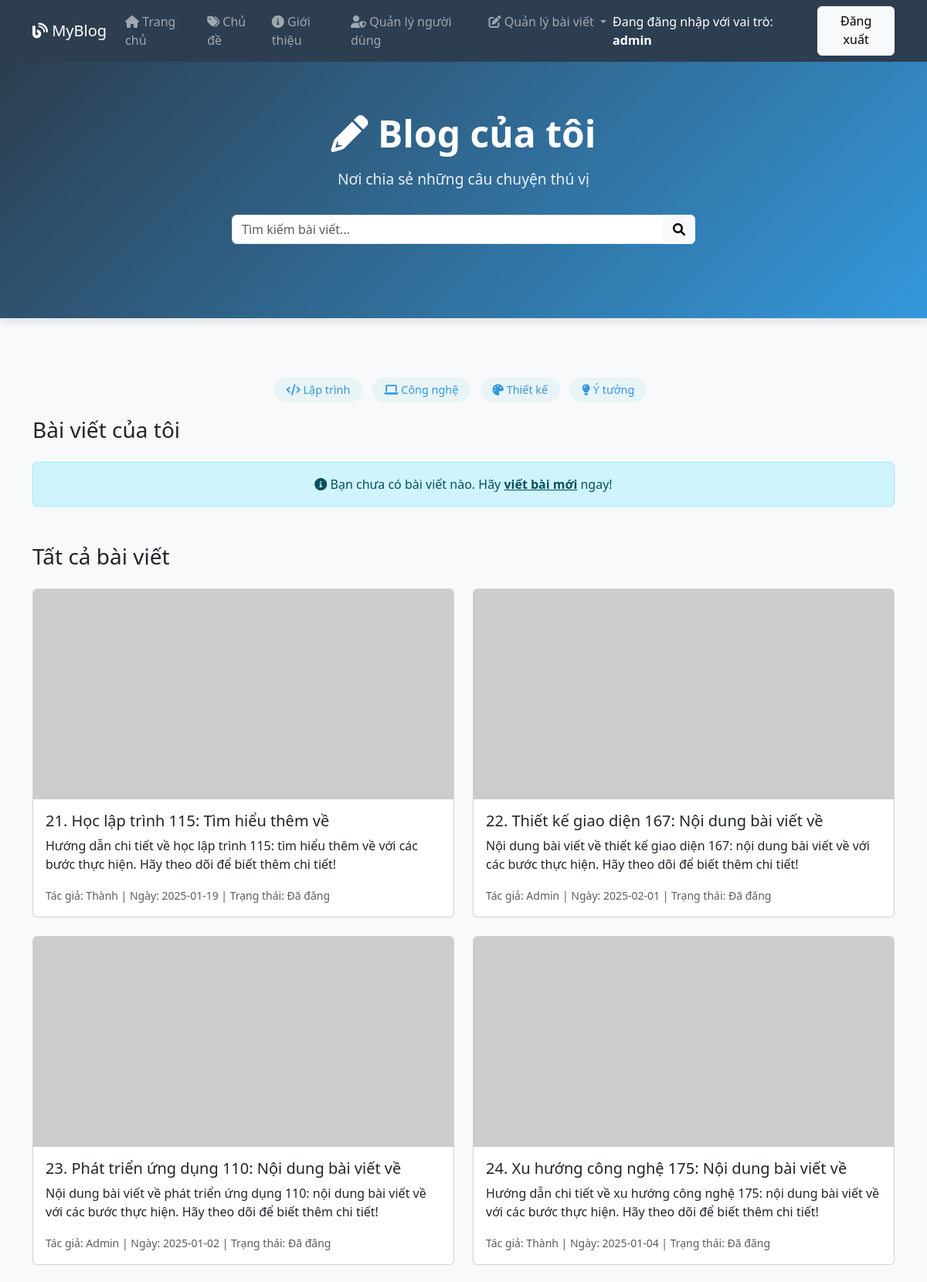
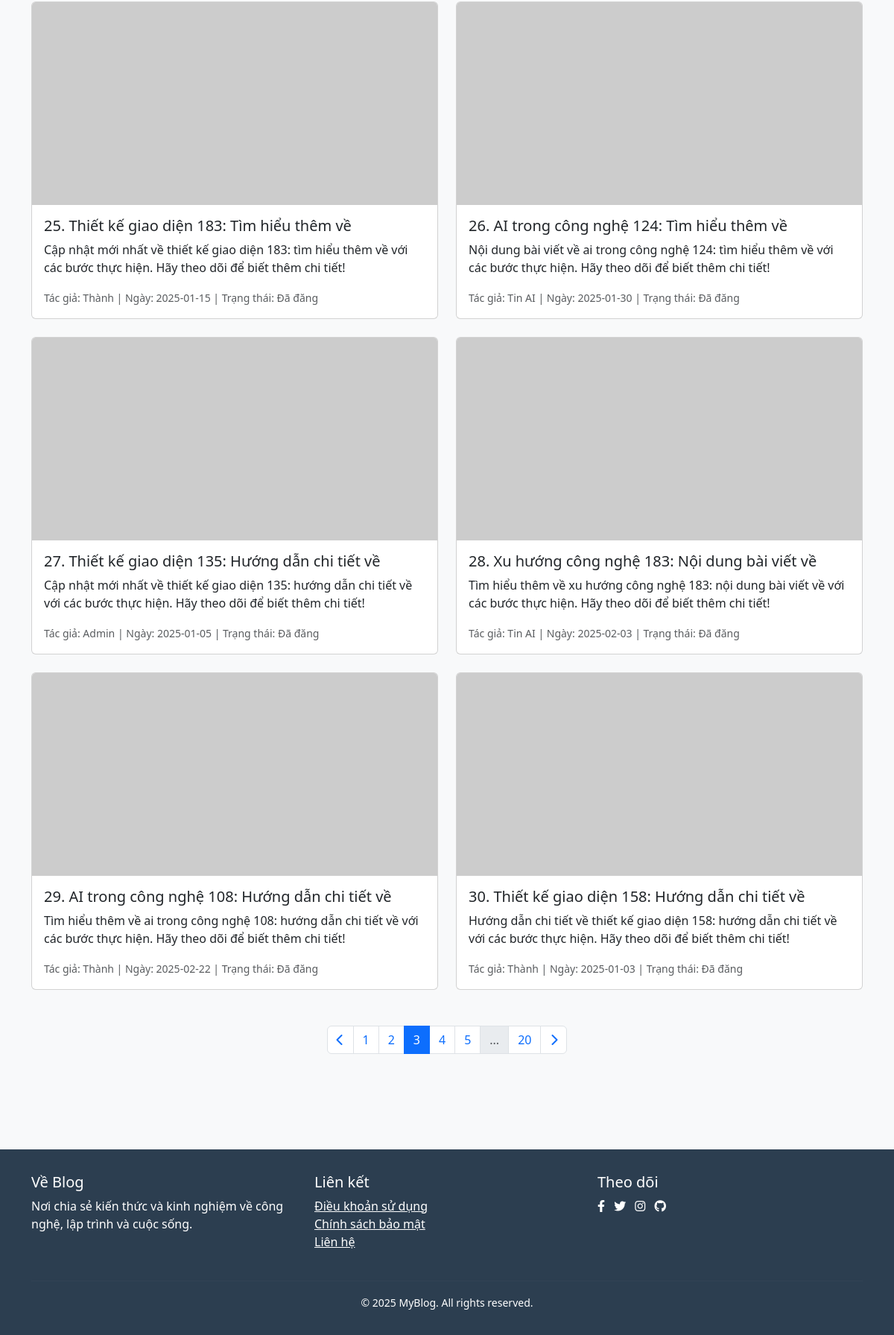
/page/3 (signed in), run on the app's committed database (2 pictures, top to bottom).
### tables this page shows
CREATE TABLE users (
        id INTEGER PRIMARY KEY,
        email TEXT UNIQUE NOT NULL,
        password TEXT NOT NULL,
        role TEXT DEFAULT 'user',
        is_blocked BOOLEAN DEFAULT 0
    );

CREATE TABLE posts (
        id INTEGER PRIMARY KEY,
        title TEXT NOT NULL,
        content TEXT NOT NULL,
        author TEXT NOT NULL,
        date TEXT NOT NULL,
        task TEXT DEFAULT 'Đã đăng'
    , image_url TEXT);

### app.py (the view)
@app.route('/', defaults={'page': 1})
@app.route('/page/<int:page>')
def index(page):
    if 'user_id' not in session:
        return redirect(url_for('login'))
    conn = get_db_connection()
    user = conn.execute('SELECT * FROM users WHERE id = ?', (session['user_id'],)).fetchone()
    conn.close()
    if not user:
        flash("Người dùng không tồn tại. Vui lòng đăng nhập lại.", "error")
        session.pop('user_id', None)
        return redirect(url_for('login'))
    if user['is_blocked']:
        flash("Tài khoản của bạn đã bị khóa.", "error")
        session.pop('user_id', None)
        return redirect(url_for('login'))
    user = dict(user)
    conn = get_db_connection()
    all_posts = conn.execute('SELECT * FROM posts ORDER BY id DESC').fetchall()
    user_posts = conn.execute('SELECT * FROM posts WHERE author = ? ORDER BY id DESC',
                             (user['email'],)).fetchall()
    conn.close()
    all_posts = [dict(post) for post in all_posts]
    user_posts = [dict(post) for post in user_posts]
    per_page = 10
    total_user_posts = len(user_posts)
    total_user_pages = (total_user_posts + per_page - 1) // per_page
    start_user = (page - 1) * per_page
    end_user = start_user + per_page
    paginated_user_posts = user_posts[start_user:end_user]
    total_all_posts = len(all_posts)
    total_all_pages = (total_all_posts + per_page - 1) // per_page
    start_all = (page - 1) * per_page
    end_all = start_all + per_page
    paginated_all_posts = all_posts[start_all:end_all]
    return render_template(
        'index.html',
        user=user,
        user_posts=paginated_user_posts,
        total_user_pages=total_user_pages,
        all_posts=paginated_all_posts,
        total_all_pages=total_all_pages,
        page=page
    )

### app.py (called while the page is built)
def get_db_connection():
    conn = sqlite3.connect(DATABASE)
    conn.row_factory = sqlite3.Row
    return conn

### templates/index.html (shortened to what this page needs)
<!DOCTYPE html>
<html lang="vi">
<head>
    <link rel="stylesheet" href="https://cdn.jsdelivr.net/npm/bootstrap@5.3.0/dist/css/bootstrap.min.css">
    <link rel="stylesheet" href="https://cdnjs.cloudflare.com/ajax/libs/font-awesome/6.0.0/css/all.min.css">
    <link rel="stylesheet" href="{{ url_for('static', filename='style.css') }}">
</head>
<body>
    <nav class="navbar navbar-expand-lg navbar-dark" style="background-color: var(--primary-color);">
        <div class="container">
            <a class="navbar-brand" href="/"><i class="fas fa-blog"></i> MyBlog</a>
            <div class="collapse navbar-collapse" id="navbarNav">
                <ul class="navbar-nav me-auto">
                    <li class="nav-item">
                        <a class="nav-link" href="/"><i class="fas fa-home"></i> Trang chủ</a>
                    </li>
                    <li class="nav-item">
                        <a class="nav-link" href="#"><i class="fas fa-tags"></i> Chủ đề</a>
                    </li>
                    <li class="nav-item">
                        <a class="nav-link" href="#"><i class="fas fa-info-circle"></i> Giới thiệu</a>
                    </li>
                    {% if user and user.role == 'admin' %}
                    <li class="nav-item">
                        <a class="nav-link" href="{{ url_for('admin') }}"><i class="fas fa-user-shield"></i> Quản lý người dùng</a>
                    </li>
                    {% endif %}
                    {% if user %}
                    <li class="nav-item dropdown">
                        <a class="nav-link dropdown-toggle" href="#" id="managePostsDropdown" role="button" data-bs-toggle="dropdown" aria-expanded="false">
                            <i class="fas fa-edit"></i> Quản lý bài viết
                        </a>
                    </li>
                    {% endif %}
                </ul>
                <div class="d-flex">
                    {% if user %}
                        <span class="navbar-text text-white me-3">Đang đăng nhập với vai trò: <strong>{{ user.role }}</strong></span>
                        <a href="{{ url_for('logout') }}" class="btn btn-light">Đăng xuất</a>
                    {% else %}
                        <a href="{{ url_for('login') }}" class="btn btn-outline-light me-2">Đăng nhập</a>
                        <a href="{{ url_for('register') }}" class="btn btn-light">Đăng ký</a>
                    {% endif %}
                </div>
            </div>
        </div>
    </nav>
    <header class="blog-header">
        <div class="container text-center">
            <h1><i class="fas fa-pencil-alt"></i> Blog của tôi</h1>
            <p>Nơi chia sẻ những câu chuyện thú vị</p>
            <div class="search-bar">
                <div class="input-group">
                    <input type="text" class="form-control" placeholder="Tìm kiếm bài viết...">
                    <button class="btn btn-light" type="button">
                        <i class="fas fa-search"></i>
                    </button>
                </div>
            </div>
        </div>
    </header>
    <div class="container py-5">
        <div class="mb-4 text-center">
            <span class="category-badge"><i class="fas fa-code"></i> Lập trình</span>
            <span class="category-badge"><i class="fas fa-laptop"></i> Công nghệ</span>
            <span class="category-badge"><i class="fas fa-palette"></i> Thiết kế</span>
            <span class="category-badge"><i class="fas fa-lightbulb"></i> Ý tưởng</span>
        </div>
        <h3 class="mb-4">Bài viết của tôi</h3>
        {% if user_posts %}
        <form method="POST" action="{{ url_for('delete_posts') }}">
            <div class="row">
                {% for post in user_posts %}
                <div class="col-md-6 mb-4">
                    <div class="card">
                        {% if post.image_url %}
                        <img src="{{ post.image_url }}" class="card-img-top" alt="{{ post.title }}">
                        {% endif %}
                        <div class="card-body">
                            <div class="form-check">
                                <input class="form-check-input" type="checkbox" name="post_ids" value="{{ post.id }}" id="post_{{ post.id }}">
                                <label class="form-check-label" for="post_{{ post.id }}">
                                    <h5 class="card-title">{{ (page-1)*10 + loop.index }}. {{ post.title }}</h5>
                                    <p class="card-text">{{ post.content }}</p>
                                    <p class="card-text"><small class="text-muted">Ngày: {{ post.date }} | Trạng thái: {{ post.task }}</small></p>
                                </label>
                            </div>
                            <button class="btn btn-warning btn-sm edit-post-btn" data-post-id="{{ post.id }}" data-bs-toggle="modal" data-bs-target="#editPostsModal">
                                <i class="fas fa-pen"></i> Sửa
                            </button>
                            <button class="btn btn-danger btn-sm delete-post-btn" data-post-id="{{ post.id }}" data-bs-toggle="modal" data-bs-target="#deletePostsModal">
                                <i class="fas fa-trash"></i> Xóa
                            </button>
                        </div>
                    </div>
                </div>
                {% endfor %}
            </div>
            <button type="submit" class="btn btn-danger mb-4"><i class="fas fa-trash"></i> Xóa bài viết đã chọn</button>
        </form>
        {% else %}
        <div class="alert alert-info text-center" role="alert">
            <i class="fas fa-info-circle"></i> Bạn chưa có bài viết nào. Hãy <a href="{{ url_for('new_post') }}" class="alert-link">viết bài mới</a> ngay!
        </div>
        {% endif %}
        <h3 class="mb-4 mt-5">Tất cả bài viết</h3>
        {% if all_posts %}
        <div class="row">
            {% for post in all_posts %}
            <div class="col-md-6 mb-4">
                <div class="card">
                    {% if post.image_url %}
                    <img src="{{ post.image_url }}" class="card-img-top" alt="{{ post.title }}">
                    {% endif %}
                    <div class="card-body">
                        <h5 class="card-title">{{ (page-1)*10 + loop.index }}. {{ post.title }}</h5>
                        <p class="card-text">{{ post.content }}</p>
                        <p class="card-text"><small class="text-muted">Tác giả: {{ post.author }} | Ngày: {{ post.date }} | Trạng thái: {{ post.task }}</small></p>
                    </div>
                </div>
            </div>
            {% endfor %}
        </div>
        {% else %}
        <div class="alert alert-info text-center" role="alert">
            <i class="fas fa-info-circle"></i> Chưa có bài viết nào trên hệ thống.
        </div>
        {% endif %}
        {% if total_all_pages > 1 %}
        <nav aria-label="All page navigation" class="mt-4">
            <ul class="pagination justify-content-center">
                <li class="page-item {% if page <= 1 %}disabled{% endif %}">
                    <a class="page-link" href="{% if page > 1 %}{{ url_for('index', page=page-1) }}{% else %}#{% endif %}"><i class="fas fa-chevron-left"></i></a>
                </li>
                {% set start_page = page - 2 if page - 2 > 1 else 1 %}
                {% set end_page = page + 3 if page + 3 <= total_all_pages + 1 else total_all_pages + 1 %}
                {% for p in range(start_page, end_page) %}
                <li class="page-item {% if p == page %}active{% endif %}">
                    <a class="page-link" href="{{ url_for('index', page=p) }}">{{ p }}</a>
                </li>
                {% endfor %}
                {% if page < total_all_pages - 2 %}
                {% if page < total_all_pages - 3 %}
                <li class="page-item disabled"><span class="page-link">...</span></li>
                {% endif %}
                <li class="page-item"><a class="page-link" href="{{ url_for('index', page=total_all_pages) }}">{{ total_all_pages }}</a></li>
                {% endif %}
                <li class="page-item {% if page >= total_all_pages %}disabled{% endif %}">
                    <a class="page-link" href="{% if page < total_all_pages %}{{ url_for('index', page=page+1) }}{% else %}#{% endif %}"><i class="fas fa-chevron-right"></i></a>
                </li>
            </ul>
        </nav>
        {% endif %}
    </div>
    <footer class="footer">
        <div class="container">
            <div class="row">
                <div class="col-md-4">
                    <h5>Về Blog</h5>
                    <p>Nơi chia sẻ kiến thức và kinh nghiệm về công nghệ, lập trình và cuộc sống.</p>
                </div>
                <div class="col-md-4">
                    <h5>Liên kết</h5>
                    <ul class="list-unstyled">
                        <li><a href="#" class="text-white">Điều khoản sử dụng</a></li>
                        <li><a href="#" class="text-white">Chính sách bảo mật</a></li>
                        <li><a href="#" class="text-white">Liên hệ</a></li>
                    </ul>
                </div>
                <div class="col-md-4">
                    <h5>Theo dõi</h5>
                    <div class="social-links">
                        <a href="#" class="text-white me-2"><i class="fab fa-facebook-f"></i></a>
                        <a href="#" class="text-white me-2"><i class="fab fa-twitter"></i></a>
                        <a href="#" class="text-white me-2"><i class="fab fa-instagram"></i></a>
                        <a href="#" class="text-white"><i class="fab fa-github"></i></a>
                    </div>
                </div>
            </div>
            <hr class="mt-4 mb-3" style="border-color: rgba(255,255,255,0.1);">
            <div class="text-center">
                <small>© 2025 MyBlog. All rights reserved.</small>
            </div>
        </div>
    </footer>
</body>
</html>

### static/style.css (style rules this page uses)
:root { --primary-color: #2c3e50; --secondary-color: #3498db; --accent-color: #e74c3c; }
body { font-family: 'Segoe UI', Tahoma, Geneva, Verdana, sans-serif; background-color: #f8f9fa; }
.blog-header { background: linear-gradient(135deg, var(--primary-color), var(--secondary-color)); color: white; padding: 4rem 0; margin-bottom: 2rem; box-shadow: 0 4px 12px rgba(0,0,0,0.1); }
.blog-header h1 { font-size: 3rem; font-weight: 700; margin-bottom: 1rem; }
.blog-header p { font-size: 1.2rem; opacity: 0.9; }
.search-bar { max-width: 600px; margin: 2rem auto; }
.category-badge { background: #e8f4f8; color: var(--secondary-color); padding: 0.4rem 1rem; border-radius: 20px; font-size: 0.9rem; margin-right: 0.5rem; }
.footer { background: var(--primary-color); color: white; padding: 2rem 0; margin-top: 4rem; }

### data on the page
users: role "admin"
posts: index "21", title "Học lập trình 115: Tìm hiểu thêm về", content "Hướng dẫn chi tiết về học lập trình 115: tìm hiểu thêm về với các bước thực hiện. Hãy theo dõi để biết thêm chi tiết!", author "Thành", date "2025-01-19", task "Đã đăng"
posts: index "22", title "Thiết kế giao diện 167: Nội dung bài viết về", content "Nội dung bài viết về thiết kế giao diện 167: nội dung bài viết về với các bước thực hiện. Hãy theo dõi để biết thêm chi tiết!", author "Admin", date "2025-02-01", task "Đã đăng"
posts: index "23", title "Phát triển ứng dụng 110: Nội dung bài viết về", content "Nội dung bài viết về phát triển ứng dụng 110: nội dung bài viết về với các bước thực hiện. Hãy theo dõi để biết thêm chi tiết!", author "Admin", date "2025-01-02", task "Đã đăng"
posts: index "24", title "Xu hướng công nghệ 175: Nội dung bài viết về", content "Hướng dẫn chi tiết về xu hướng công nghệ 175: nội dung bài viết về với các bước thực hiện. Hãy theo dõi để biết thêm chi tiết!", author "Thành", date "2025-01-04", task "Đã đăng"
posts: index "25", title "Thiết kế giao diện 183: Tìm hiểu thêm về", content "Cập nhật mới nhất về thiết kế giao diện 183: tìm hiểu thêm về với các bước thực hiện. Hãy theo dõi để biết thêm chi tiết!", author "Thành", date "2025-01-15", task "Đã đăng"
posts: index "26", title "AI trong công nghệ 124: Tìm hiểu thêm về", content "Nội dung bài viết về ai trong công nghệ 124: tìm hiểu thêm về với các bước thực hiện. Hãy theo dõi để biết thêm chi tiết!", author "Tin AI", date "2025-01-30", task "Đã đăng"
posts: index "27", title "Thiết kế giao diện 135: Hướng dẫn chi tiết về", content "Cập nhật mới nhất về thiết kế giao diện 135: hướng dẫn chi tiết về với các bước thực hiện. Hãy theo dõi để biết thêm chi tiết!", author "Admin", date "2025-01-05", task "Đã đăng"
posts: index "28", title "Xu hướng công nghệ 183: Nội dung bài viết về", content "Tìm hiểu thêm về xu hướng công nghệ 183: nội dung bài viết về với các bước thực hiện. Hãy theo dõi để biết thêm chi tiết!", author "Tin AI", date "2025-02-03", task "Đã đăng"
posts: index "29", title "AI trong công nghệ 108: Hướng dẫn chi tiết về", content "Tìm hiểu thêm về ai trong công nghệ 108: hướng dẫn chi tiết về với các bước thực hiện. Hãy theo dõi để biết thêm chi tiết!", author "Thành", date "2025-02-22", task "Đã đăng"
posts: index "30", title "Thiết kế giao diện 158: Hướng dẫn chi tiết về", content "Hướng dẫn chi tiết về thiết kế giao diện 158: hướng dẫn chi tiết về với các bước thực hiện. Hãy theo dõi để biết thêm chi tiết!", author "Thành", date "2025-01-03", task "Đã đăng"

### other printed values
{{ p }} "1" "2" "3" "4" "5"
{{ total_all_pages }} "20"
